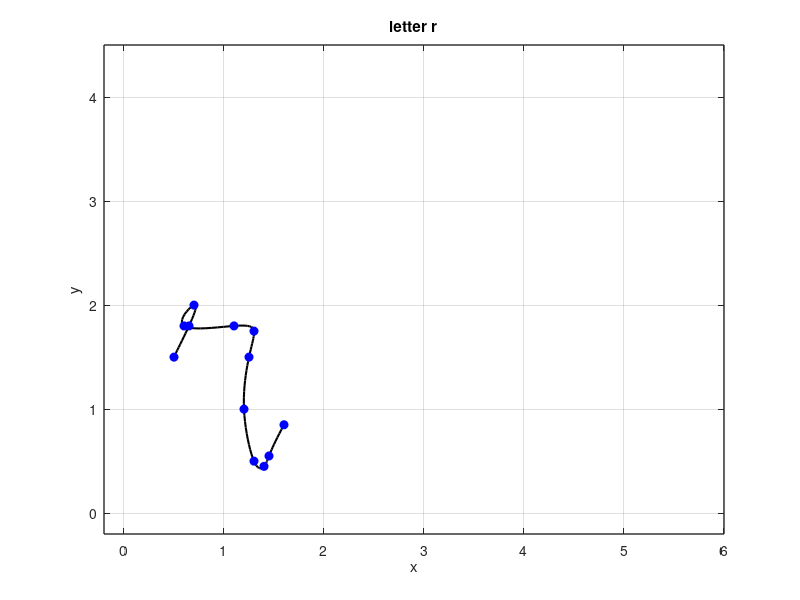

Write MATLAB code to recreate this figure.
% Define data points
x = [0.5 0.65 0.7 0.6 1.1 1.3 1.25 1.2 1.3 1.4 1.45 1.6];
y = [1.5 1.8 2 1.8 1.8 1.75 1.5 1 0.5 0.45 0.55 0.85];

n = length(x);
t = 0:n-1;
tt = 0:0.1:n-1;

xx = spline(t, x, tt);
yy = spline(t, y, tt);

figure(1)
plot(xx, yy, 'k', 'LineWidth', 1.5)
hold on
plot (x, y, 'bo', 'MarkerFaceColor', 'b')
axis([-0.2 6 -0.2 4.5])
grid on
title('letter r')
xlabel('x')
ylabel('y')
set(gca, 'FontSize', 10, 'LineWidth', 1)
grid on




